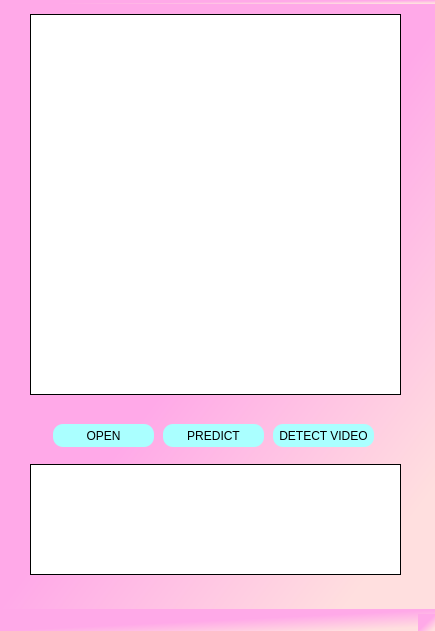
<?xml version="1.0" encoding="UTF-8"?>
<ui version="4.0">
 <class>MainWindow</class>
 <widget class="QMainWindow" name="MainWindow">
  <property name="geometry">
   <rect>
    <x>0</x>
    <y>0</y>
    <width>435</width>
    <height>631</height>
   </rect>
  </property>
  <property name="windowTitle">
   <string>Gender  Recognition</string>
  </property>
  <property name="styleSheet">
   <string notr="true">background-color:qlineargradient(spread:pad, x1:0.174, y1:0.239, x2:0.850746, y2:0.943, stop:0.437 rgba(255, 169, 232, 255), stop:1 rgba(255, 223, 223, 255))</string>
  </property>
  <widget class="QWidget" name="centralwidget">
   <widget class="QLabel" name="input">
    <property name="geometry">
     <rect>
      <x>30</x>
      <y>10</y>
      <width>371</width>
      <height>381</height>
     </rect>
    </property>
    <property name="styleSheet">
     <string notr="true">border: 1px solid black;background-color: rgb(255, 255, 255)</string>
    </property>
    <property name="text">
     <string>&lt;html&gt;&lt;head/&gt;&lt;body&gt;&lt;p&gt;&lt;br/&gt;&lt;/p&gt;&lt;/body&gt;&lt;/html&gt;</string>
    </property>
   </widget>
   <widget class="QPushButton" name="open">
    <property name="geometry">
     <rect>
      <x>53</x>
      <y>420</y>
      <width>101</width>
      <height>23</height>
     </rect>
    </property>
    <property name="styleSheet">
     <string notr="true">border-radius:10px;
background-color: rgb(170, 255, 255);</string>
    </property>
    <property name="text">
     <string>OPEN</string>
    </property>
   </widget>
   <widget class="QPushButton" name="predict">
    <property name="geometry">
     <rect>
      <x>163</x>
      <y>420</y>
      <width>101</width>
      <height>23</height>
     </rect>
    </property>
    <property name="styleSheet">
     <string notr="true">border-radius:10px;
background-color: rgb(170, 255, 255);</string>
    </property>
    <property name="text">
     <string>PREDICT</string>
    </property>
   </widget>
   <widget class="QLabel" name="label">
    <property name="geometry">
     <rect>
      <x>30</x>
      <y>460</y>
      <width>371</width>
      <height>111</height>
     </rect>
    </property>
    <property name="styleSheet">
     <string notr="true">border: 1px solid black; background-color: rgb(255, 255, 255)</string>
    </property>
    <property name="text">
     <string>&lt;html&gt;&lt;head/&gt;&lt;body&gt;&lt;p&gt;&lt;br/&gt;&lt;/p&gt;&lt;/body&gt;&lt;/html&gt;</string>
    </property>
   </widget>
   <widget class="QPushButton" name="detect">
    <property name="geometry">
     <rect>
      <x>273</x>
      <y>420</y>
      <width>101</width>
      <height>23</height>
     </rect>
    </property>
    <property name="styleSheet">
     <string notr="true">border-radius:10px;
background-color: rgb(170, 255, 255);</string>
    </property>
    <property name="text">
     <string>DETECT VIDEO</string>
    </property>
   </widget>
  </widget>
  <widget class="QMenuBar" name="menubar">
   <property name="geometry">
    <rect>
     <x>0</x>
     <y>0</y>
     <width>435</width>
     <height>21</height>
    </rect>
   </property>
   <widget class="QMenu" name="menuTRANSLATE">
    <property name="title">
     <string/>
    </property>
   </widget>
   <addaction name="menuTRANSLATE"/>
  </widget>
  <widget class="QStatusBar" name="statusbar"/>
 </widget>
 <resources/>
 <connections/>
</ui>
